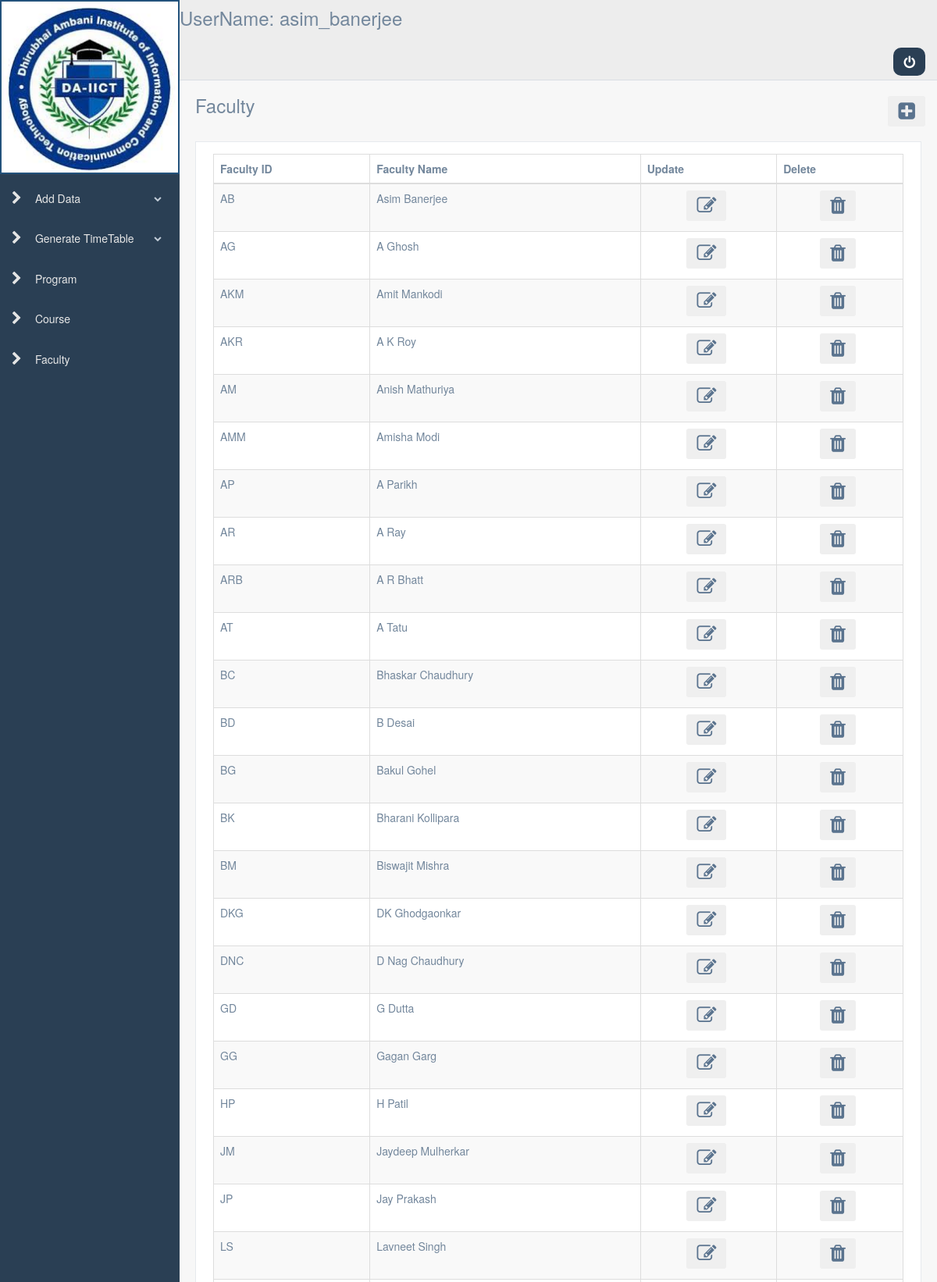
The app's page /Automatic-TimeTable-Generator/pages/faculty.php (signed in, upper part) with its own data.
### tables this page shows
CREATE TABLE `faculty` (
  `c_facultyid` varchar(10) NOT NULL,
  `c_facultyname` varchar(45) NOT NULL
);

### Automatic-TimeTable-Generator/pages/faculty.php (the view, shortened to what this page needs)
<?php
  include('header.php');
?>
<?php
   $con=mysqli_connect('localhost','root','') or die("connection not established");
    mysqli_select_db($con,'atg') or die("no db found");
    $sel_fac = mysqli_query($con,"select * from faculty");
?>
        <div class="right_col" role="main">
          <div class="">
            <div class="page-title">
              <div class="title_left">
                <h3>Faculty</h3>
              </div>
              <div class="title_right">
                <div class="col-md-1 col-sm-1 col-xs-12 form-group pull-right top_search">
                   <div class="title_left" style="padding-bottom: 15px;"><a href="add_faculty.php"><button type="button" class="btn"><i class="fa fa-plus-square" style="font-size: 25px"></i></button></a></div>
                </div>
              </div>
            </div>
            <div class="clearfix"></div>
            <div class="row">
              <div class="col-md-12 col-sm-12 col-xs-12">
                <div class="x_panel">
                  <div class="x_content">
                    <table class="table table-striped table-bordered">
                      <thead>
                        <tr>
                          <th>Faculty ID</th>
                          <th>Faculty Name</th>
                          <th>Update</th>
                          <th>Delete</th>
                        </tr>
                      </thead>
                      <tbody>
                        <?php
                          while($res = mysqli_fetch_array($sel_fac))
                          { ?><tr>
                              <td><?php echo $res['c_facultyid'];?></td>
                              <td><?php echo $res['c_facultyname'];?></td>
                              <td style="text-align: center;">
                                <div class="title_left"><a href="update_faculty.php?action=update&id=<?php echo $res['c_facultyid']; ?>"><button type="button" class="btn"><i class="fa fa-edit" style="font-size: 25px"></i></button></a></div>
                              </td>
                              <td style="text-align: center;">
                                <div class="title_left"><a href="faculty.php?action=delete&id=<?php echo $res['c_facultyid']; ?>"><button type="button" class="btn"><i class="fa fa-trash" style="font-size: 25px"></i></button></a></div>
                              </td>
                            </tr>
                          <?php }
                        ?>
                      </tbody>
                    </table>
                  </div>
                </div>
              </div>
            </div>
          </div>
        </div>
<?php
  include('footer.php');
?>

### records on screen
faculty: c_facultyid "AB", c_facultyname "Asim Banerjee"
faculty: c_facultyid "AG", c_facultyname "A Ghosh"
faculty: c_facultyid "AKM", c_facultyname "Amit Mankodi"
faculty: c_facultyid "AKR", c_facultyname "A K Roy"
faculty: c_facultyid "AM", c_facultyname "Anish Mathuriya"
faculty: c_facultyid "AMM", c_facultyname "Amisha Modi"
faculty: c_facultyid "AP", c_facultyname "A Parikh"
faculty: c_facultyid "AR", c_facultyname "A Ray"
faculty: c_facultyid "ARB", c_facultyname "A R Bhatt"
faculty: c_facultyid "AT", c_facultyname "A Tatu"
faculty: c_facultyid "BC", c_facultyname "Bhaskar Chaudhury"
faculty: c_facultyid "BD", c_facultyname "B Desai"
faculty: c_facultyid "BG", c_facultyname "Bakul Gohel"
faculty: c_facultyid "BK", c_facultyname "Bharani Kollipara"
faculty: c_facultyid "BM", c_facultyname "Biswajit Mishra"
faculty: c_facultyid "DKG", c_facultyname "DK Ghodgaonkar"
faculty: c_facultyid "DNC", c_facultyname "D Nag Chaudhury"
faculty: c_facultyid "GD", c_facultyname "G Dutta"
faculty: c_facultyid "GG", c_facultyname "Gagan Garg"
faculty: c_facultyid "HP", c_facultyname "H Patil"
faculty: c_facultyid "JM", c_facultyname "Jaydeep Mulherkar"
faculty: c_facultyid "JP", c_facultyname "Jay Prakash"
faculty: c_facultyid "LS", c_facultyname "Lavneet Singh"

### other values on screen
$_SESSION['unm'] "asim_banerjee"
